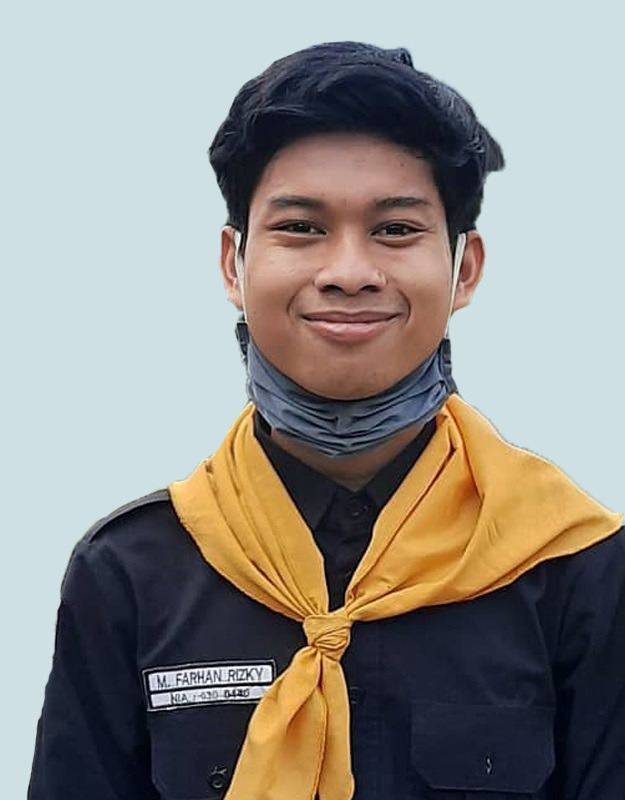
%> input picture Week3/4.jpg, 625 x 800 px
$ octave acara10_operasi_negatif.m   (GNU Octave 9; MATLAB toolbox functions it lacks are replaced by stand-ins)
%> lines starting %> are read from the running program, lines starting %| are printed output that depends on the picture
gambar = imread('4.jpg');
%> gambar is the input picture: size 800x625x3 uint8; mean R, G, B 143.3, 141.1, 136
tomat = rgb2gray(gambar);
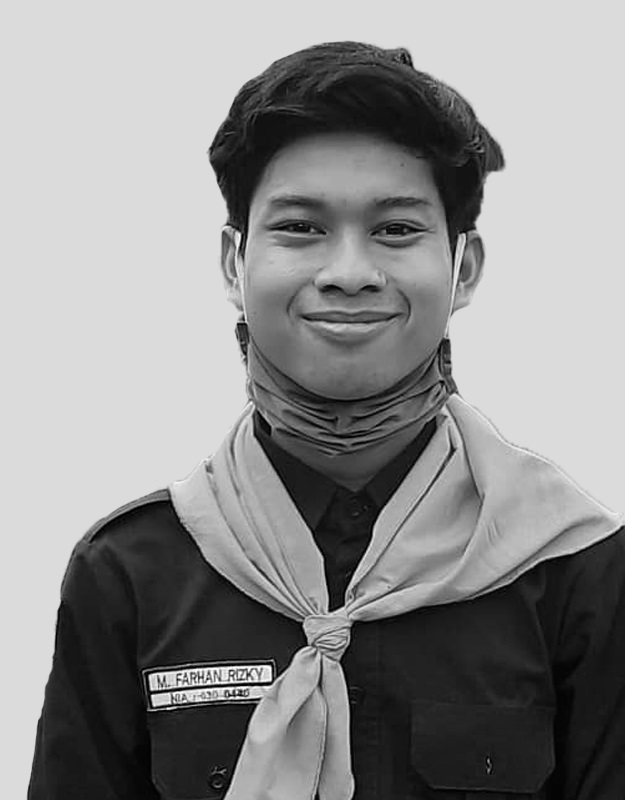
%> tomat: size 800x625 uint8; min 0, max 255, mean 141.2
negasi = 255-tomat;
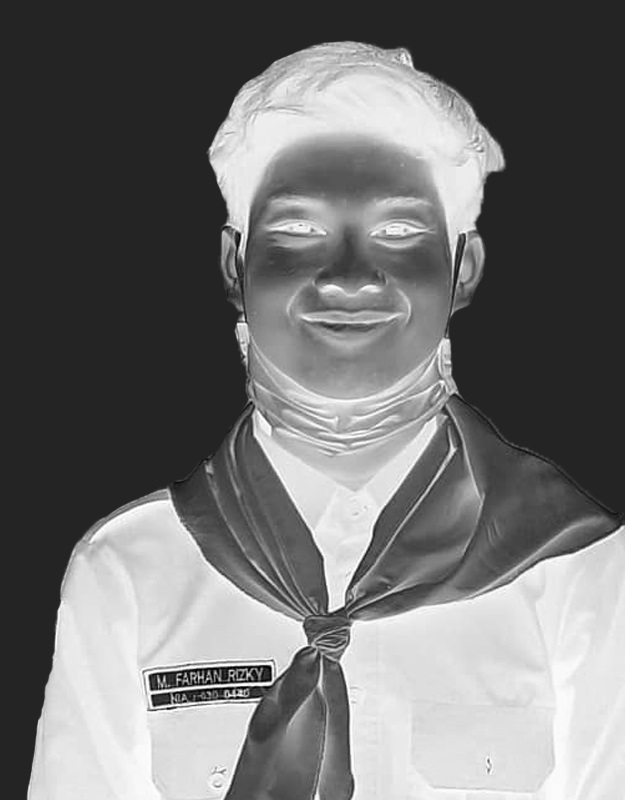
%> negasi: size 800x625 uint8; min 0, max 255, mean 113.8
subplot(1,4,1),imshow(gambar),title('citra asli');
subplot(1,4,2),imshow(tomat),title('citra grayscale');
subplot(1,4,3),imshow(negasi),title('citra negasi');
subplot(1,4,4),imhist(negasi),title('histogram citra');
%> after `title('histogram citra')`:
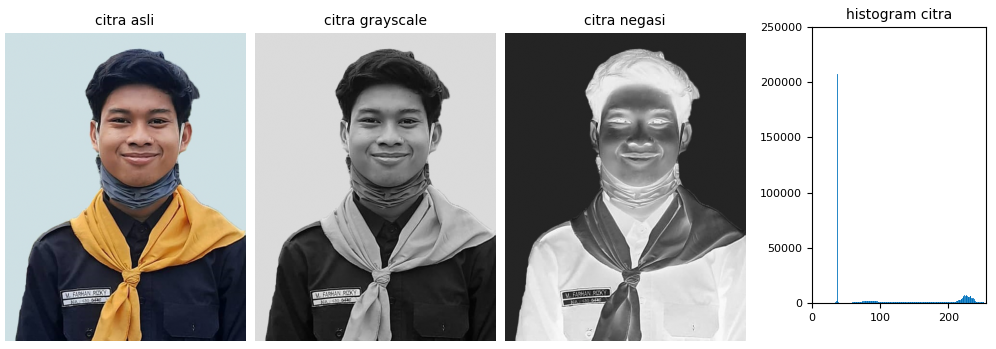
%> figure redrawn from the program's plot data, 4 panels
